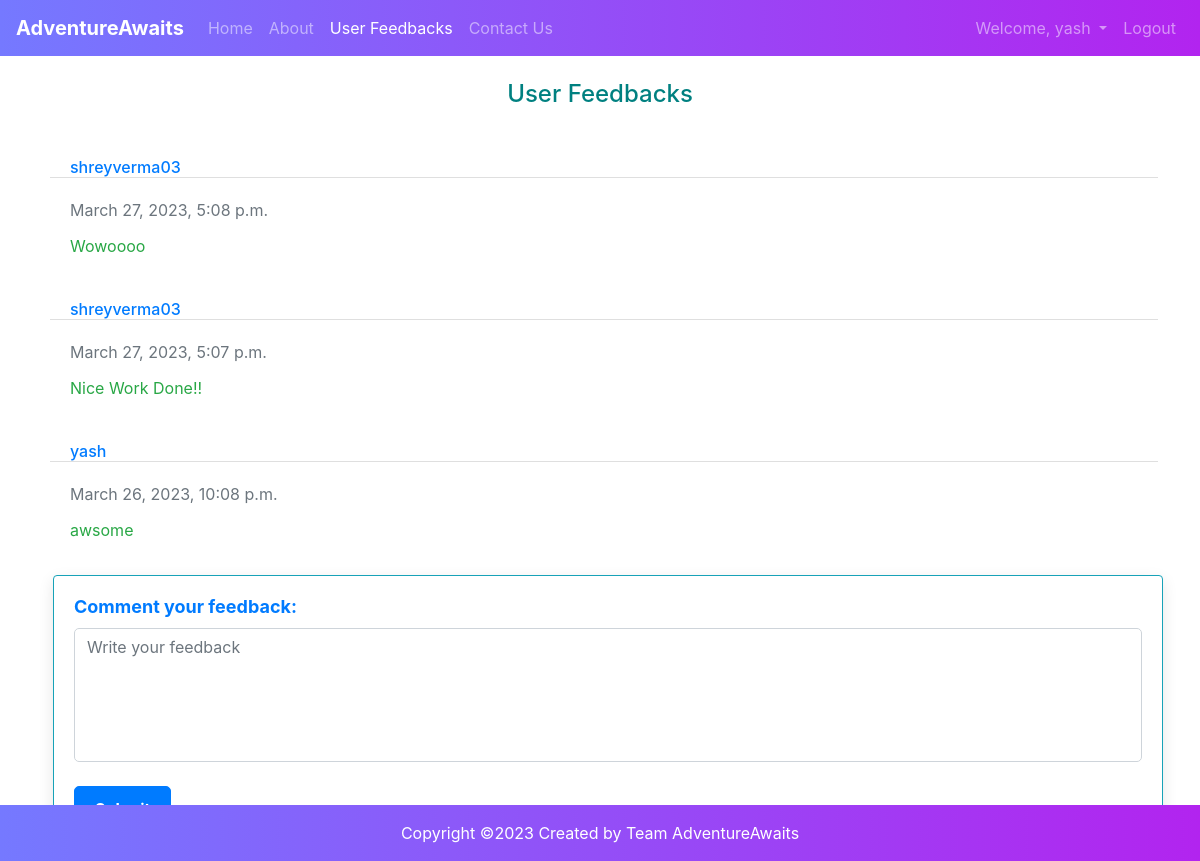
The app's page /feedback (signed in) with its own data.
### bookingApp/models.py (models this page shows, shortened)
class Feedback(models.Model):
    name = models.CharField(verbose_name=_("name"), max_length=255, null=True, blank=True)
    feedback = models.TextField(null=True, blank=True)
    created_at = models.DateTimeField(auto_now_add=True, blank=True, null=True)
    updated_at = models.DateTimeField(auto_now=True, blank=True, null=True)

### bookingApp/views.py (the view, shortened to what this page needs)
# urls.py: path('feedback', Feedbacks.as_view(), name="feedback"),
class Feedbacks(View):
    def get(self, request):
        feedback = Feedback.objects.all().order_by('-id')
        return render(request, 'feedback.html', {'feedback': feedback})

### templates/feedback.html (shortened to what this page needs)
{% extends 'base.html' %}
{% block content %}
<div class="container">
    <div class="row">
        <div class="col-lg-12 text-center p-4 text-success">
            <h4 style="color: #008080">User Feedbacks</h4>
        </div>
        {% for feedback in feedback %}
        <div class="col-lg-12 m-1">
            <div class="card border border-white">
                <h6 class="card-header bg-white pb-0 text-primary">{{feedback.name}}</h6>
                <div class="card-body">
                    <p class="card-title text-secondary pt-0">{{feedback.created_at}}</p>
                    <p class="card-text text-success">{{feedback.feedback}}</p>
                </div>
            </div>
        </div>
        {% endfor %}
        <div class="col-lg-12 m-2">
            <div class="card border border-info card-form">
                <div class="card-body">
                    <form method="post" action="feedback">
                        <h6 class="card-title">Comment your feedback:</h6>
                        <textarea class="form-control" rows="5" id="feedback" name="feedback" placeholder="Write your feedback"></textarea>
                        <br>
                    </form>
                </div>
            </div>
        </div>
    </div>
</div>
{% endblock content %}

### templates/base.html (shortened to what this page needs)
<!DOCTYPE html>
<html>
<head>
{% load sweetify %}
    <link rel="stylesheet" href="https://stackpath.bootstrapcdn.com/bootstrap/4.5.0/css/bootstrap.min.css">
    <link rel="stylesheet" href="https://cdnjs.cloudflare.com/ajax/libs/twitter-bootstrap/4.6.0/css/bootstrap.min.css">
    <link rel="stylesheet" href="/static/css/bootstrap.min.css" type="text/css">
    <link rel="stylesheet" href="https://cdnjs.cloudflare.com/ajax/libs/font-awesome/6.0.0/css/all.min.css" type="text/css">
</head>
<body>
<nav class="navbar navbar-expand-lg navbar-dark bg-dark">
    <a class="navbar-brand" href="{% url 'index' %}"><b>AdventureAwaits</b></a>
    <div class="collapse navbar-collapse" id="navbarSupportedContent">
        <ul class="navbar-nav mr-auto">
            <li class="{% if request.path == '/' %}active{% endif %}">
                <a class="nav-link" href="{% url 'index' %}">Home <span class="sr-only">(current)</span></a>
            </li>
            <li class="{% if request.path == '/about' %}active{% endif %}">
                <a class="nav-link" href="{% url 'about' %}">About<span class="sr-only"></a>
            </li>
            <li class="{% if request.path == '/feedback' %}active{% endif %}">
                <a class="nav-link" href="{% url 'feedback' %}">User Feedbacks</a>
            </li>
            <li class="{% if request.path == '/contact' %}active{% endif %}">
                <a class="nav-link" href="{% url 'contact' %}">Contact Us</a>
            </li>
        </ul>
        <ul class="navbar-nav">
            {% if user.is_authenticated %}
            <li class="nav-item dropdown">
                <a class="nav-link dropdown-toggle" href="#" id="navbarDropdown" role="button" data-toggle="dropdown"
                   aria-haspopup="true" aria-expanded="false">
                    Welcome, {{user.username}}
                </a>
            </li>
            <li class="nav-item">
                <a class="nav-link" href="{% url 'logout' %}">Logout</a>
            </li>
            {% endif %}
        </ul>
    </div>
</nav>
{% block content %}
{% endblock content %}
<footer class="bg-light text-center text-lg-start mt-2"  " >
    <div class="text-center p-3 bg-dark" style="color:white;background: -webkit-linear-gradient(left, #7579ff, #b224ef);">
        Copyright &copy;<script>document.write(new Date().getFullYear());</script>
        Created by Team AdventureAwaits
    </div>
</footer>
</body>
</html>

### templates/feedback.html (style rules this page uses)
footer { position: fixed; left: 0; bottom: 0; width: 100%; }
.card { transform-style: preserve-3d; transition: all 0.5s ease-out; }
.card-form { background-color: #f8f9fa; border-radius: 10px; box-shadow: 0px 5px 15px rgba(0, 0, 0, 0.1); }
.card-form h6 { font-size: 18px; font-weight: bold; color: #007bff; margin-bottom: 10px; }
.card-form textarea { font-size: 16px; border-radius: 5px; resize: none; }

### templates/base.html (style rules this page uses)
nav { background: -webkit-linear-gradient(left, #7579ff, #b224ef); }
.active .nav-link { color:white; }

### records on screen
Feedback: name "shreyverma03", created_at "March 27, 2023, 5:08 p.m.", feedback "Wowoooo"
Feedback: name "shreyverma03", created_at "March 27, 2023, 5:07 p.m.", feedback "Nice Work Done!!"
Feedback: name "yash", created_at "March 26, 2023, 10:08 p.m.", feedback "awsome"

### other values on screen
{{ user.username }} "yash"
